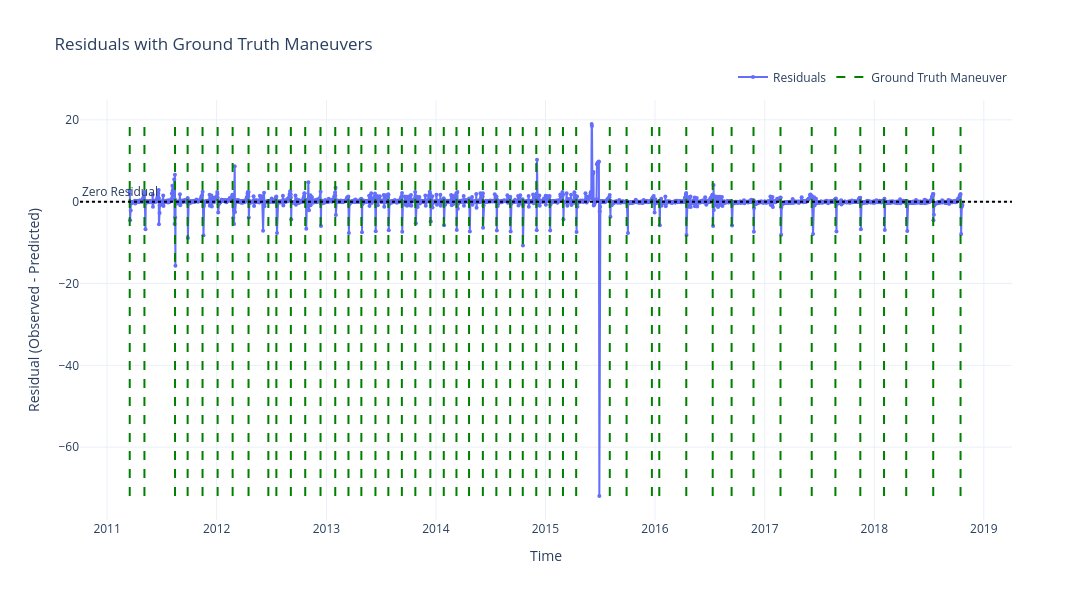

The code cell stored with this chart in its notebook:
### Markdown cell above
### Plot Residuals with Ground Truth Maneuvers

### Code cell
# Load maneuver data
ground_truth_df = pd.read_csv(
    "/Users/kurinjiarivazhagan/Desktop/trimester 5/satellite_data/orbital_elements/cleaned maneuver file/cleaned_FENGYUN-2E.csv",
    parse_dates=["Start_Timestamp", "End_Timestamp"]
)

# Filter to full range
test_start = df_result.index.min()
test_end = df_result.index.max()

ground_truth_df_test = ground_truth_df[
    (ground_truth_df["Start_Timestamp"] >= test_start) &
    (ground_truth_df["Start_Timestamp"] <= test_end)
]

# Get residual range
y_min = df_result["residuals"].min()
y_max = df_result["residuals"].max()

# Plot
fig = go.Figure()

fig.add_trace(go.Scatter(
    x=df_result.index,
    y=df_result["residuals"],
    mode='lines+markers',
    name='Residuals',
    marker=dict(size=4),
    hovertemplate='Date: %{x|%Y-%m-%d}<br>Residual: %{y:.4f}'
))

fig.add_hline(
    y=0,
    line_dash="dot",
    line_color="black",
    annotation_text="Zero Residual",
    annotation_position="top left"
)

# Ground truth maneuver lines
for _, row in ground_truth_df_test.iterrows():
    maneuver_date = row["Start_Timestamp"]
    hover_text = f"Maneuver Date: {maneuver_date.strftime('%Y-%m-%d')}"
    fig.add_trace(go.Scatter(
        x=[maneuver_date, maneuver_date],
        y=[y_min, y_max],
        mode='lines',
        line=dict(color='green', dash='dash'),
        name='Ground Truth Maneuver',
        hoverinfo='text',
        text=[hover_text, hover_text],
        showlegend=False
    ))

fig.add_trace(go.Scatter(
    x=[None],
    y=[None],
    mode='lines',
    line=dict(color='green', dash='dash'),
    name='Ground Truth Maneuver'
))

fig.update_layout(
    title='Residuals with Ground Truth Maneuvers',
    xaxis_title='Time',
    yaxis_title='Residual (Observed - Predicted)',
    template='plotly_white',
    width=1400,
    height=600,
    legend=dict(
        orientation="h",
        yanchor="bottom",
        y=1.02,
        xanchor="right",
        x=1
    )
)

fig.show()

### Figure 1 — Plotly figure (JSON) as saved in the notebook; plotly's stock layout.template omitted (floating-point values rounded to 4 significant figures; data arrays with more than 128 entries replaced by an {"elided": "..."} marker saying what was removed)
{"data": [{"hovertemplate": "Date: %{x|%Y-%m-%d}<br>Residual: %{y:.4f}", "marker": {"size": 4}, "mode": "lines+markers", "name": "Residuals", "type": "scatter", "x": {"elided": "2372 str values"}, "y": {"elided": "2372 float values"}}, {"hoverinfo": "text", "line": {"color": "green", "dash": "dash"}, "mode": "lines", "name": "Ground Truth Maneuver", "showlegend": false, "text": ["Maneuver Date: 2018-10-15", "Maneuver Date: 2018-10-15"], "type": "scatter", "x": ["2018-10-15T08:15:00+00:00", "2018-10-15T08:15:00+00:00"], "y": [-71.94, 18.98]}, {"hoverinfo": "text", "line": {"color": "green", "dash": "dash"}, "mode": "lines", "name": "Ground Truth Maneuver", "showlegend": false, "text": ["Maneuver Date: 2018-07-16", "Maneuver Date: 2018-07-16"], "type": "scatter", "x": ["2018-07-16T08:15:00+00:00", "2018-07-16T08:15:00+00:00"], "y": [-71.94, 18.98]}, {"hoverinfo": "text", "line": {"color": "green", "dash": "dash"}, "mode": "lines", "name": "Ground Truth Maneuver", "showlegend": false, "text": ["Maneuver Date: 2018-04-17", "Maneuver Date: 2018-04-17"], "type": "scatter", "x": ["2018-04-17T08:15:00+00:00", "2018-04-17T08:15:00+00:00"], "y": [-71.94, 18.98]}, {"hoverinfo": "text", "line": {"color": "green", "dash": "dash"}, "mode": "lines", "name": "Ground Truth Maneuver", "showlegend": false, "text": ["Maneuver Date: 2018-02-02", "Maneuver Date: 2018-02-02"], "type": "scatter", "x": ["2018-02-02T08:15:00+00:00", "2018-02-02T08:15:00+00:00"], "y": [-71.94, 18.98]}, {"hoverinfo": "text", "line": {"color": "green", "dash": "dash"}, "mode": "lines", "name": "Ground Truth Maneuver", "showlegend": false, "text": ["Maneuver Date: 2017-11-15", "Maneuver Date: 2017-11-15"], "type": "scatter", "x": ["2017-11-15T08:15:00+00:00", "2017-11-15T08:15:00+00:00"], "y": [-71.94, 18.98]}, {"hoverinfo": "text", "line": {"color": "green", "dash": "dash"}, "mode": "lines", "name": "Ground Truth Maneuver", "showlegend": false, "text": ["Maneuver Date: 2017-08-24", "Maneuver Date: 2017-08-24"], "type": "scatter", "x": ["2017-08-24T08:15:00+00:00", "2017-08-24T08:15:00+00:00"], "y": [-71.94, 18.98]}, {"hoverinfo": "text", "line": {"color": "green", "dash": "dash"}, "mode": "lines", "name": "Ground Truth Maneuver", "showlegend": false, "text": ["Maneuver Date: 2017-06-06", "Maneuver Date: 2017-06-06"], "type": "scatter", "x": ["2017-06-06T08:15:00+00:00", "2017-06-06T08:15:00+00:00"], "y": [-71.94, 18.98]}, {"hoverinfo": "text", "line": {"color": "green", "dash": "dash"}, "mode": "lines", "name": "Ground Truth Maneuver", "showlegend": false, "text": ["Maneuver Date: 2017-02-22", "Maneuver Date: 2017-02-22"], "type": "scatter", "x": ["2017-02-22T07:30:00+00:00", "2017-02-22T07:30:00+00:00"], "y": [-71.94, 18.98]}, {"hoverinfo": "text", "line": {"color": "green", "dash": "dash"}, "mode": "lines", "name": "Ground Truth Maneuver", "showlegend": false, "text": ["Maneuver Date: 2016-11-24", "Maneuver Date: 2016-11-24"], "type": "scatter", "x": ["2016-11-24T08:45:00+00:00", "2016-11-24T08:45:00+00:00"], "y": [-71.94, 18.98]}, {"hoverinfo": "text", "line": {"color": "green", "dash": "dash"}, "mode": "lines", "name": "Ground Truth Maneuver", "showlegend": false, "text": ["Maneuver Date: 2016-09-12", "Maneuver Date: 2016-09-12"], "type": "scatter", "x": ["2016-09-12T08:30:00+00:00", "2016-09-12T08:30:00+00:00"], "y": [-71.94, 18.98]}, {"hoverinfo": "text", "line": {"color": "green", "dash": "dash"}, "mode": "lines", "name": "Ground Truth Maneuver", "showlegend": false, "text": ["Maneuver Date: 2016-07-11", "Maneuver Date: 2016-07-11"], "type": "scatter", "x": ["2016-07-11T07:45:00+00:00", "2016-07-11T07:45:00+00:00"], "y": [-71.94, 18.98]}, {"hoverinfo": "text", "line": {"color": "green", "dash": "dash"}, "mode": "lines", "name": "Ground Truth Maneuver", "showlegend": false, "text": ["Maneuver Date: 2016-04-14", "Maneuver Date: 2016-04-14"], "type": "scatter", "x": ["2016-04-14T07:30:00+00:00", "2016-04-14T07:30:00+00:00"], "y": [-71.94, 18.98]}, {"hoverinfo": "text", "line": {"color": "green", "dash": "dash"}, "mode": "lines", "name": "Ground Truth Maneuver", "showlegend": false, "text": ["Maneuver Date: 2016-01-15", "Maneuver Date: 2016-01-15"], "type": "scatter", "x": ["2016-01-15T07:30:00+00:00", "2016-01-15T07:30:00+00:00"], "y": [-71.94, 18.98]}, {"hoverinfo": "text", "line": {"color": "green", "dash": "dash"}, "mode": "lines", "name": "Ground Truth Maneuver", "showlegend": false, "text": ["Maneuver Date: 2015-12-21", "Maneuver Date: 2015-12-21"], "type": "scatter", "x": ["2015-12-21T16:00:00+00:00", "2015-12-21T16:00:00+00:00"], "y": [-71.94, 18.98]}, {"hoverinfo": "text", "line": {"color": "green", "dash": "dash"}, "mode": "lines", "name": "Ground Truth Maneuver", "showlegend": false, "text": ["Maneuver Date: 2015-09-28", "Maneuver Date: 2015-09-28"], "type": "scatter", "x": ["2015-09-28T07:30:00+00:00", "2015-09-28T07:30:00+00:00"], "y": [-71.94, 18.98]}, {"hoverinfo": "text", "line": {"color": "green", "dash": "dash"}, "mode": "lines", "name": "Ground Truth Maneuver", "showlegend": false, "text": ["Maneuver Date: 2015-08-03", "Maneuver Date: 2015-08-03"], "type": "scatter", "x": ["2015-08-03T07:30:00+00:00", "2015-08-03T07:30:00+00:00"], "y": [-71.94, 18.98]}, {"hoverinfo": "text", "line": {"color": "green", "dash": "dash"}, "mode": "lines", "name": "Ground Truth Maneuver", "showlegend": false, "text": ["Maneuver Date: 2015-04-13", "Maneuver Date: 2015-04-13"], "type": "scatter", "x": ["2015-04-13T07:30:00+00:00", "2015-04-13T07:30:00+00:00"], "y": [-71.94, 18.98]}, {"hoverinfo": "text", "line": {"color": "green", "dash": "dash"}, "mode": "lines", "name": "Ground Truth Maneuver", "showlegend": false, "text": ["Maneuver Date: 2015-02-28", "Maneuver Date: 2015-02-28"], "type": "scatter", "x": ["2015-02-28T07:30:00+00:00", "2015-02-28T07:30:00+00:00"], "y": [-71.94, 18.98]}, {"hoverinfo": "text", "line": {"color": "green", "dash": "dash"}, "mode": "lines", "name": "Ground Truth Maneuver", "showlegend": false, "text": ["Maneuver Date: 2015-01-15", "Maneuver Date: 2015-01-15"], "type": "scatter", "x": ["2015-01-15T07:30:00+00:00", "2015-01-15T07:30:00+00:00"], "y": [-71.94, 18.98]}, {"hoverinfo": "text", "line": {"color": "green", "dash": "dash"}, "mode": "lines", "name": "Ground Truth Maneuver", "showlegend": false, "text": ["Maneuver Date: 2014-12-01", "Maneuver Date: 2014-12-01"], "type": "scatter", "x": ["2014-12-01T07:30:00+00:00", "2014-12-01T07:30:00+00:00"], "y": [-71.94, 18.98]}, {"hoverinfo": "text", "line": {"color": "green", "dash": "dash"}, "mode": "lines", "name": "Ground Truth Maneuver", "showlegend": false, "text": ["Maneuver Date: 2014-10-17", "Maneuver Date: 2014-10-17"], "type": "scatter", "x": ["2014-10-17T07:30:00+00:00", "2014-10-17T07:30:00+00:00"], "y": [-71.94, 18.98]}, {"hoverinfo": "text", "line": {"color": "green", "dash": "dash"}, "mode": "lines", "name": "Ground Truth Maneuver", "showlegend": false, "text": ["Maneuver Date: 2014-09-05", "Maneuver Date: 2014-09-05"], "type": "scatter", "x": ["2014-09-05T07:30:00+00:00", "2014-09-05T07:30:00+00:00"], "y": [-71.94, 18.98]}, {"hoverinfo": "text", "line": {"color": "green", "dash": "dash"}, "mode": "lines", "name": "Ground Truth Maneuver", "showlegend": false, "text": ["Maneuver Date: 2014-07-21", "Maneuver Date: 2014-07-21"], "type": "scatter", "x": ["2014-07-21T07:30:00+00:00", "2014-07-21T07:30:00+00:00"], "y": [-71.94, 18.98]}, {"hoverinfo": "text", "line": {"color": "green", "dash": "dash"}, "mode": "lines", "name": "Ground Truth Maneuver", "showlegend": false, "text": ["Maneuver Date: 2014-06-06", "Maneuver Date: 2014-06-06"], "type": "scatter", "x": ["2014-06-06T07:30:00+00:00", "2014-06-06T07:30:00+00:00"], "y": [-71.94, 18.98]}, {"hoverinfo": "text", "line": {"color": "green", "dash": "dash"}, "mode": "lines", "name": "Ground Truth Maneuver", "showlegend": false, "text": ["Maneuver Date: 2014-04-21", "Maneuver Date: 2014-04-21"], "type": "scatter", "x": ["2014-04-21T07:30:00+00:00", "2014-04-21T07:30:00+00:00"], "y": [-71.94, 18.98]}, {"hoverinfo": "text", "line": {"color": "green", "dash": "dash"}, "mode": "lines", "name": "Ground Truth Maneuver", "showlegend": false, "text": ["Maneuver Date: 2014-03-10", "Maneuver Date: 2014-03-10"], "type": "scatter", "x": ["2014-03-10T07:30:00+00:00", "2014-03-10T07:30:00+00:00"], "y": [-71.94, 18.98]}, {"hoverinfo": "text", "line": {"color": "green", "dash": "dash"}, "mode": "lines", "name": "Ground Truth Maneuver", "showlegend": false, "text": ["Maneuver Date: 2014-01-27", "Maneuver Date: 2014-01-27"], "type": "scatter", "x": ["2014-01-27T00:30:00+00:00", "2014-01-27T00:30:00+00:00"], "y": [-71.94, 18.98]}, {"hoverinfo": "text", "line": {"color": "green", "dash": "dash"}, "mode": "lines", "name": "Ground Truth Maneuver", "showlegend": false, "text": ["Maneuver Date: 2013-12-13", "Maneuver Date: 2013-12-13"], "type": "scatter", "x": ["2013-12-13T07:30:00+00:00", "2013-12-13T07:30:00+00:00"], "y": [-71.94, 18.98]}, {"hoverinfo": "text", "line": {"color": "green", "dash": "dash"}, "mode": "lines", "name": "Ground Truth Maneuver", "showlegend": false, "text": ["Maneuver Date: 2013-10-24", "Maneuver Date: 2013-10-24"], "type": "scatter", "x": ["2013-10-24T07:30:00+00:00", "2013-10-24T07:30:00+00:00"], "y": [-71.94, 18.98]}, {"hoverinfo": "text", "line": {"color": "green", "dash": "dash"}, "mode": "lines", "name": "Ground Truth Maneuver", "showlegend": false, "text": ["Maneuver Date: 2013-09-09", "Maneuver Date: 2013-09-09"], "type": "scatter", "x": ["2013-09-09T07:30:00+00:00", "2013-09-09T07:30:00+00:00"], "y": [-71.94, 18.98]}, {"hoverinfo": "text", "line": {"color": "green", "dash": "dash"}, "mode": "lines", "name": "Ground Truth Maneuver", "showlegend": false, "text": ["Maneuver Date: 2013-07-26", "Maneuver Date: 2013-07-26"], "type": "scatter", "x": ["2013-07-26T07:30:00+00:00", "2013-07-26T07:30:00+00:00"], "y": [-71.94, 18.98]}, {"hoverinfo": "text", "line": {"color": "green", "dash": "dash"}, "mode": "lines", "name": "Ground Truth Maneuver", "showlegend": false, "text": ["Maneuver Date: 2013-06-13", "Maneuver Date: 2013-06-13"], "type": "scatter", "x": ["2013-06-13T07:30:00+00:00", "2013-06-13T07:30:00+00:00"], "y": [-71.94, 18.98]}, {"hoverinfo": "text", "line": {"color": "green", "dash": "dash"}, "mode": "lines", "name": "Ground Truth Maneuver", "showlegend": false, "text": ["Maneuver Date: 2013-04-27", "Maneuver Date: 2013-04-27"], "type": "scatter", "x": ["2013-04-27T08:30:00+00:00", "2013-04-27T08:30:00+00:00"], "y": [-71.94, 18.98]}, {"hoverinfo": "text", "line": {"color": "green", "dash": "dash"}, "mode": "lines", "name": "Ground Truth Maneuver", "showlegend": false, "text": ["Maneuver Date: 2013-03-15", "Maneuver Date: 2013-03-15"], "type": "scatter", "x": ["2013-03-15T08:30:00+00:00", "2013-03-15T08:30:00+00:00"], "y": [-71.94, 18.98]}, {"hoverinfo": "text", "line": {"color": "green", "dash": "dash"}, "mode": "lines", "name": "Ground Truth Maneuver", "showlegend": false, "text": ["Maneuver Date: 2013-01-30", "Maneuver Date: 2013-01-30"], "type": "scatter", "x": ["2013-01-30T08:30:00+00:00", "2013-01-30T08:30:00+00:00"], "y": [-71.94, 18.98]}, {"hoverinfo": "text", "line": {"color": "green", "dash": "dash"}, "mode": "lines", "name": "Ground Truth Maneuver", "showlegend": false, "text": ["Maneuver Date: 2012-12-12", "Maneuver Date: 2012-12-12"], "type": "scatter", "x": ["2012-12-12T06:30:00+00:00", "2012-12-12T06:30:00+00:00"], "y": [-71.94, 18.98]}, {"hoverinfo": "text", "line": {"color": "green", "dash": "dash"}, "mode": "lines", "name": "Ground Truth Maneuver", "showlegend": false, "text": ["Maneuver Date: 2012-10-22", "Maneuver Date: 2012-10-22"], "type": "scatter", "x": ["2012-10-22T06:30:00+00:00", "2012-10-22T06:30:00+00:00"], "y": [-71.94, 18.98]}, {"hoverinfo": "text", "line": {"color": "green", "dash": "dash"}, "mode": "lines", "name": "Ground Truth Maneuver", "showlegend": false, "text": ["Maneuver Date: 2012-09-04", "Maneuver Date: 2012-09-04"], "type": "scatter", "x": ["2012-09-04T07:30:00+00:00", "2012-09-04T07:30:00+00:00"], "y": [-71.94, 18.98]}, {"hoverinfo": "text", "line": {"color": "green", "dash": "dash"}, "mode": "lines", "name": "Ground Truth Maneuver", "showlegend": false, "text": ["Maneuver Date: 2012-07-18", "Maneuver Date: 2012-07-18"], "type": "scatter", "x": ["2012-07-18T02:30:00+00:00", "2012-07-18T02:30:00+00:00"], "y": [-71.94, 18.98]}, {"hoverinfo": "text", "line": {"color": "green", "dash": "dash"}, "mode": "lines", "name": "Ground Truth Maneuver", "showlegend": false, "text": ["Maneuver Date: 2012-04-16", "Maneuver Date: 2012-04-16"], "type": "scatter", "x": ["2012-04-16T07:30:00+00:00", "2012-04-16T07:30:00+00:00"], "y": [-71.94, 18.98]}, {"hoverinfo": "text", "line": {"color": "green", "dash": "dash"}, "mode": "lines", "name": "Ground Truth Maneuver", "showlegend": false, "text": ["Maneuver Date: 2012-02-23", "Maneuver Date: 2012-02-23"], "type": "scatter", "x": ["2012-02-23T07:30:00+00:00", "2012-02-23T07:30:00+00:00"], "y": [-71.94, 18.98]}, {"hoverinfo": "text", "line": {"color": "green", "dash": "dash"}, "mode": "lines", "name": "Ground Truth Maneuver", "showlegend": false, "text": ["Maneuver Date: 2012-01-04", "Maneuver Date: 2012-01-04"], "type": "scatter", "x": ["2012-01-04T08:00:00+00:00", "2012-01-04T08:00:00+00:00"], "y": [-71.94, 18.98]}, {"hoverinfo": "text", "line": {"color": "green", "dash": "dash"}, "mode": "lines", "name": "Ground Truth Maneuver", "showlegend": false, "text": ["Maneuver Date: 2011-11-15", "Maneuver Date: 2011-11-15"], "type": "scatter", "x": ["2011-11-15T01:00:00+00:00", "2011-11-15T01:00:00+00:00"], "y": [-71.94, 18.98]}, {"hoverinfo": "text", "line": {"color": "green", "dash": "dash"}, "mode": "lines", "name": "Ground Truth Maneuver", "showlegend": false, "text": ["Maneuver Date: 2011-09-26", "Maneuver Date: 2011-09-26"], "type": "scatter", "x": ["2011-09-26T08:30:00+00:00", "2011-09-26T08:30:00+00:00"], "y": [-71.94, 18.98]}, {"hoverinfo": "text", "line": {"color": "green", "dash": "dash"}, "mode": "lines", "name": "Ground Truth Maneuver", "showlegend": false, "text": ["Maneuver Date: 2011-08-15", "Maneuver Date: 2011-08-15"], "type": "scatter", "x": ["2011-08-15T08:30:00+00:00", "2011-08-15T08:30:00+00:00"], "y": [-71.94, 18.98]}, {"hoverinfo": "text", "line": {"color": "green", "dash": "dash"}, "mode": "lines", "name": "Ground Truth Maneuver", "showlegend": false, "text": ["Maneuver Date: 2012-06-21", "Maneuver Date: 2012-06-21"], "type": "scatter", "x": ["2012-06-21T08:30:00+00:00", "2012-06-21T08:30:00+00:00"], "y": [-71.94, 18.98]}, {"hoverinfo": "text", "line": {"color": "green", "dash": "dash"}, "mode": "lines", "name": "Ground Truth Maneuver", "showlegend": false, "text": ["Maneuver Date: 2011-05-05", "Maneuver Date: 2011-05-05"], "type": "scatter", "x": ["2011-05-05T08:30:00+00:00", "2011-05-05T08:30:00+00:00"], "y": [-71.94, 18.98]}, {"hoverinfo": "text", "line": {"color": "green", "dash": "dash"}, "mode": "lines", "name": "Ground Truth Maneuver", "showlegend": false, "text": ["Maneuver Date: 2011-03-17", "Maneuver Date: 2011-03-17"], "type": "scatter", "x": ["2011-03-17T08:30:00+00:00", "2011-03-17T08:30:00+00:00"], "y": [-71.94, 18.98]}, {"line": {"color": "green", "dash": "dash"}, "mode": "lines", "name": "Ground Truth Maneuver", "type": "scatter", "x": [null], "y": [null]}], "layout": {"annotations": [{"showarrow": false, "text": "Zero Residual", "x": 0, "xanchor": "left", "xref": "x domain", "y": 0, "yanchor": "bottom", "yref": "y"}], "height": 600, "legend": {"orientation": "h", "x": 1, "xanchor": "right", "y": 1.02, "yanchor": "bottom"}, "shapes": [{"line": {"color": "black", "dash": "dot"}, "type": "line", "x0": 0, "x1": 1, "xref": "x domain", "y0": 0, "y1": 0, "yref": "y"}], "title": {"text": "Residuals with Ground Truth Maneuvers"}, "width": 1400, "xaxis": {"title": {"text": "Time"}}, "yaxis": {"title": {"text": "Residual (Observed - Predicted)"}}}}
